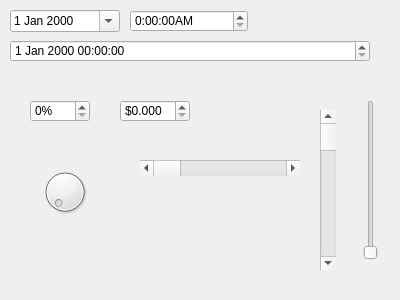
<?xml version="1.0" encoding="UTF-8"?>
<ui version="4.0">
 <class>myWidget</class>
 <widget class="QWidget" name="myWidget">
  <property name="geometry">
   <rect>
    <x>0</x>
    <y>0</y>
    <width>400</width>
    <height>300</height>
   </rect>
  </property>
  <property name="windowTitle">
   <string>myWidget</string>
  </property>
  <widget class="QDateTimeEdit" name="dateTimeEdit">
   <property name="geometry">
    <rect>
     <x>10</x>
     <y>40</y>
     <width>360</width>
     <height>22</height>
    </rect>
   </property>
  </widget>
  <widget class="QTimeEdit" name="timeEdit">
   <property name="geometry">
    <rect>
     <x>130</x>
     <y>10</y>
     <width>118</width>
     <height>22</height>
    </rect>
   </property>
   <property name="displayFormat">
    <string>H:mm:ssA</string>
   </property>
  </widget>
  <widget class="QDateEdit" name="dateEdit">
   <property name="geometry">
    <rect>
     <x>10</x>
     <y>10</y>
     <width>110</width>
     <height>22</height>
    </rect>
   </property>
   <property name="calendarPopup">
    <bool>true</bool>
   </property>
  </widget>
  <widget class="QSpinBox" name="spinBox">
   <property name="geometry">
    <rect>
     <x>30</x>
     <y>100</y>
     <width>60</width>
     <height>22</height>
    </rect>
   </property>
   <property name="suffix">
    <string>%</string>
   </property>
   <property name="prefix">
    <string/>
   </property>
   <property name="singleStep">
    <number>10</number>
   </property>
  </widget>
  <widget class="QDoubleSpinBox" name="doubleSpinBox">
   <property name="geometry">
    <rect>
     <x>120</x>
     <y>100</y>
     <width>70</width>
     <height>22</height>
    </rect>
   </property>
   <property name="prefix">
    <string>$</string>
   </property>
   <property name="decimals">
    <number>3</number>
   </property>
  </widget>
  <widget class="QDial" name="dial">
   <property name="geometry">
    <rect>
     <x>40</x>
     <y>160</y>
     <width>50</width>
     <height>64</height>
    </rect>
   </property>
  </widget>
  <widget class="QScrollBar" name="horizontalScrollBar">
   <property name="geometry">
    <rect>
     <x>140</x>
     <y>160</y>
     <width>160</width>
     <height>16</height>
    </rect>
   </property>
   <property name="orientation">
    <enum>Qt::Horizontal</enum>
   </property>
  </widget>
  <widget class="QScrollBar" name="verticalScrollBar">
   <property name="geometry">
    <rect>
     <x>320</x>
     <y>110</y>
     <width>16</width>
     <height>160</height>
    </rect>
   </property>
   <property name="orientation">
    <enum>Qt::Vertical</enum>
   </property>
  </widget>
  <widget class="QSlider" name="verticalSlider">
   <property name="geometry">
    <rect>
     <x>360</x>
     <y>100</y>
     <width>22</width>
     <height>160</height>
    </rect>
   </property>
   <property name="orientation">
    <enum>Qt::Vertical</enum>
   </property>
  </widget>
 </widget>
 <layoutdefault spacing="6" margin="11"/>
 <resources/>
 <connections>
  <connection>
   <sender>dial</sender>
   <signal>sliderMoved(int)</signal>
   <receiver>horizontalScrollBar</receiver>
   <slot>setValue(int)</slot>
   <hints>
    <hint type="sourcelabel">
     <x>75</x>
     <y>183</y>
    </hint>
    <hint type="destinationlabel">
     <x>181</x>
     <y>167</y>
    </hint>
   </hints>
  </connection>
  <connection>
   <sender>dial</sender>
   <signal>sliderMoved(int)</signal>
   <receiver>verticalScrollBar</receiver>
   <slot>setValue(int)</slot>
   <hints>
    <hint type="sourcelabel">
     <x>60</x>
     <y>206</y>
    </hint>
    <hint type="destinationlabel">
     <x>326</x>
     <y>218</y>
    </hint>
   </hints>
  </connection>
  <connection>
   <sender>dial</sender>
   <signal>sliderMoved(int)</signal>
   <receiver>verticalSlider</receiver>
   <slot>setValue(int)</slot>
   <hints>
    <hint type="sourcelabel">
     <x>66</x>
     <y>209</y>
    </hint>
    <hint type="destinationlabel">
     <x>380</x>
     <y>178</y>
    </hint>
   </hints>
  </connection>
 </connections>
</ui>
